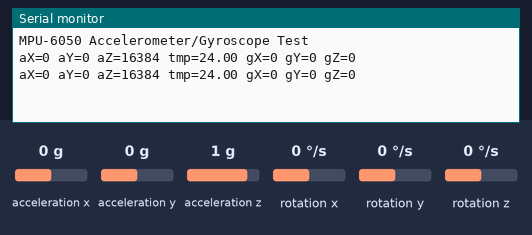
Recording of a program running on a simulated Arduino Mega 2560, built with avr-gcc and run on an emulated ATmega2560. Shown: the last lines printed to the serial monitor. Wiring (inferred from the names in the program): MPU-6050 motion sensor at I2C address 0x68. The inputs (shaded band) are chosen by the test bench; at power-on: acceleration x 0 g, acceleration y 0 g, acceleration z 1 g, rotation x 0 °/s, rotation y 0 °/s, rotation z 0 °/s.

Above: at 1.8 s.
1.9 s: acceleration x set to -1.4 g
At 2.8 s:
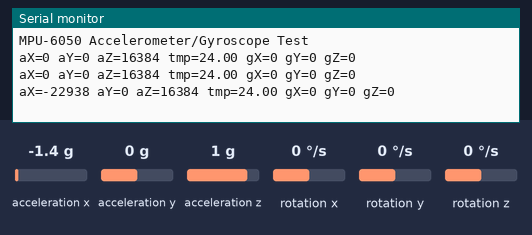
3.4 s: acceleration y set to -1.4 g
At 4.7 s:
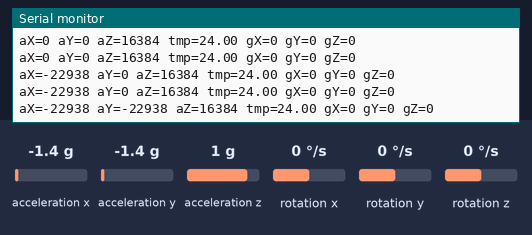
4.9 s: acceleration z set to -1.4 g
At 5.6 s:
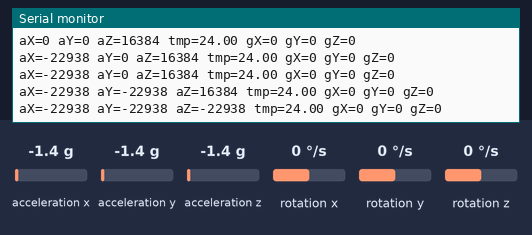
6.4 s: rotation x set to -192 °/s
At 7.4 s:
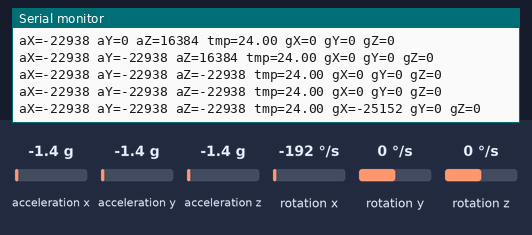
7.9 s: rotation y set to -192 °/s
At 8.8 s:
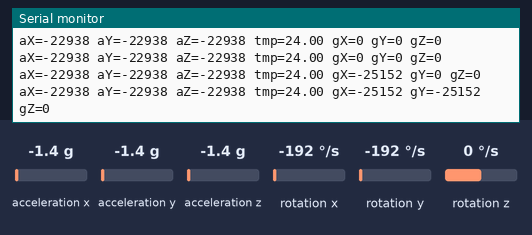

Measured:
- after the input at 1.9 s, the serial monitor: prints a new line after 0.11 s (image 1)
- after the input at 3.4 s, the serial monitor: prints a new line after 0.62 s (image 2)
- after the input at 4.9 s, the serial monitor: prints a new line after 0.12 s (image 3)
- after the input at 6.4 s, the serial monitor: prints a new line after 0.63 s (image 4)
- after the input at 7.9 s, the serial monitor: prints a new line after 0.13 s (image 5)

The program:

main.cpp
```cpp
#include <Arduino.h>
#include <Wire.h>

// I2C address — 0x68 default, 0x69 if AD0 pin is HIGH
constexpr int MPU_ADDR = 0x68;

void setup() {
  Serial.begin(115200);
  Wire.begin();

  // Wake up MPU-6050 (exits sleep mode)
  Wire.beginTransmission(MPU_ADDR);
  Wire.write(0x6B);  // PWR_MGMT_1 register
  Wire.write(0);     // Set to 0 = wake up
  Wire.endTransmission(true);

  Serial.println("MPU-6050 Accelerometer/Gyroscope Test");
}

void loop() {
  // Request 14 bytes starting from register 0x3B
  Wire.beginTransmission(MPU_ADDR);
  Wire.write(0x3B);
  Wire.endTransmission(false);
  Wire.requestFrom(MPU_ADDR, 14, true);

  int16_t accel_x = Wire.read() << 8 | Wire.read();
  int16_t accel_y = Wire.read() << 8 | Wire.read();
  int16_t accel_z = Wire.read() << 8 | Wire.read();
  int16_t temp    = Wire.read() << 8 | Wire.read();
  int16_t gyro_x  = Wire.read() << 8 | Wire.read();
  int16_t gyro_y  = Wire.read() << 8 | Wire.read();
  int16_t gyro_z  = Wire.read() << 8 | Wire.read();

  Serial.print("aX="); Serial.print(accel_x);
  Serial.print(" aY="); Serial.print(accel_y);
  Serial.print(" aZ="); Serial.print(accel_z);
  Serial.print(" tmp="); Serial.print(temp / 340.00 + 36.53);
  Serial.print(" gX="); Serial.print(gyro_x);
  Serial.print(" gY="); Serial.print(gyro_y);
  Serial.print(" gZ="); Serial.println(gyro_z);
  delay(1000);
}
```
